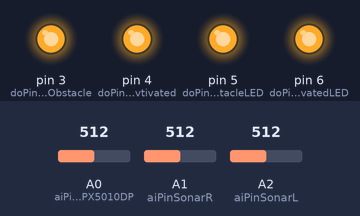
Recording of a sketch running on a simulated Arduino Uno, built with avr-gcc and run on an emulated ATmega328P. Parts: output pins drawn as LEDs (lit = HIGH). The test bench sets the inputs (shaded band); at power-on: A0 (aiPinMPX5010DP) = 512, A1 (aiPinSonarR) = 512, A2 (aiPinSonarL) = 512. Pins used as bus, display or sensor lines are not drawn.

Above: at 0.1 s.
At 2.2 s:
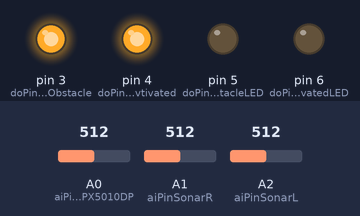
2.3 s: A0 (aiPinMPX5010DP) set to 539
3.8 s: A0 (aiPinMPX5010DP) set to 564
5.3 s: A1 (aiPinSonarR) set to 110
6.8 s: A1 (aiPinSonarR) set to 90
At 8.3 s:
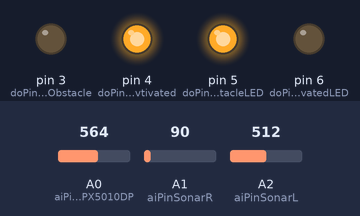
8.6 s: A0 (aiPinMPX5010DP) set to 592
10.1 s: A0 (aiPinMPX5010DP) set to 620
Timing chart, 0 to 12.6 s (numbered marks = the images above; inputs shaded):
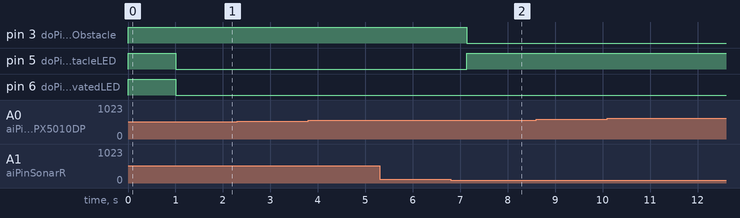

The sketch:

DistanceBumperSensor.ino
```cpp
#include "Thread.h"
#include "ThreadController.h"
#include "bumperSensor.h"
#include "MaxSonar.h"


const int doPinNearObstacle = 3;
const int doPinBumperAvtivated = 4;
const int doPinNearObstacleLED = 5;
const int doPinBumperAvtivatedLED = 6;

TMaxSonar maxSonar;
TbumperSensor bumperSensor;
ThreadController controller = ThreadController(); // Thread die vor manuellen mode laufen müssen


void setup() {
  // put your setup code here, to run once:
  Serial.begin(115200);

  bumperSensor.setup();
  bumperSensor.setInterval(10);

  maxSonar.setup();
  maxSonar.setInterval(1);

  controller.add(&bumperSensor);
  controller.add(&maxSonar);

  pinMode(doPinNearObstacle, OUTPUT);
  pinMode(doPinBumperAvtivated, OUTPUT);
  pinMode(doPinNearObstacleLED, OUTPUT);
  pinMode(doPinBumperAvtivatedLED, OUTPUT);

  // Signals low active
  digitalWrite(doPinNearObstacle, HIGH);
  digitalWrite(doPinBumperAvtivated, HIGH);

  // Test LEDs
  digitalWrite(doPinNearObstacleLED, HIGH);
  digitalWrite(doPinBumperAvtivatedLED, HIGH);
  delay(1000);
  digitalWrite(doPinNearObstacleLED, LOW);
  digitalWrite(doPinBumperAvtivatedLED, LOW);

}

void loop() {

  controller.run();

  if (bumperSensor.isBumperActivated()) {
    digitalWrite(doPinBumperAvtivated, LOW);
    digitalWrite(doPinBumperAvtivatedLED, HIGH);

  }
  else {
    digitalWrite(doPinBumperAvtivated, HIGH);
    digitalWrite(doPinBumperAvtivatedLED, LOW);
  }

  if (maxSonar.isNearObstacle()) {
    digitalWrite(doPinNearObstacle, LOW);
    digitalWrite(doPinNearObstacleLED, HIGH);
  }
  else {
    digitalWrite(doPinNearObstacle, HIGH);
    digitalWrite(doPinNearObstacleLED, LOW);
  }


  /*
    int sensorValue = analogRead(A0);
    float voltage = sensorValue * (5.0 / 1023.0);
    Serial.println(sensorValue);
    delay(500);
  */
}
```

MaxSonar.cpp
```cpp
// (licence header left out)
#include "MaxSonar.h"


const int aiPinSonarL = A2;
const int aiPinSonarR = A1;
const int doPinSonarTrig = 2;

const int threshold = 100;  // 100cm

void   TMaxSonar::setup()
{
  _NearObstacle = false;
  flagShowResults = false;
  state = 0;
  pinMode(doPinSonarTrig, OUTPUT);
  digitalWrite(doPinSonarTrig, LOW);
  sample1 = 900;
  sample2 = 900;
  timeObstDetected = 0;
};

bool TMaxSonar::isNearObstacle()
{
  return _NearObstacle;
}

 // Will be called every 1 ms
void TMaxSonar::run()
{
  unsigned long currentTime;
  int  anVoltL, anVoltR;
  runned();

  switch (state) {
    case 0 :
      // Trigger MaxSonar
      digitalWrite(doPinSonarTrig, HIGH);
      startTimeMeasurement = millis();
      state = 1;
      break;

    case 1 :
      // Set Trigger to LOW
      digitalWrite(doPinSonarTrig, LOW);
      state = 2;
      break;

    case 2 :
      //Wait until results arrived and calculate distance
      currentTime = millis();
      if ( (currentTime - startTimeMeasurement) > 200) {
        anVoltL = analogRead(aiPinSonarL);
        anVoltR = analogRead(aiPinSonarR);

        sample1 = sample2;

        if(anVoltL<anVoltR){
          sample2 = anVoltL;
        } else{
          sample2 = anVoltR;
        }

        if (flagShowResults) {
          Serial.print(anVoltL);
          Serial.print(" ");
          Serial.println(anVoltR);
        }

        if ( sample1 < threshold && sample2 < threshold) {
          _NearObstacle = true;
          timeObstDetected = currentTime;
        } else {
           if ( (currentTime - timeObstDetected) > 1000lu){ // Latch detection for 1 sec
              _NearObstacle = false;
           }
        }

        state = 0;
      }
      break;
  }

}
```

MaxSonar.h
```cpp
// (licence header left out)
#ifndef MAXSONAR_H_INCLUDED
#define MAXSONAR_H_INCLUDED

#if defined(ARDUINO) && ARDUINO >= 100
#include "arduino.h"
#else
#include "WProgram.h"
#endif

#include "Thread.h"


class TMaxSonar : public Thread
{
public:
    bool flagShowResults;
    void setup();
    virtual void run();
    bool isNearObstacle();
private:
    bool _NearObstacle;
    int state;
    unsigned long startTimeMeasurement;
    unsigned long timeObstDetected;
    int sample1;
    int sample2;


};


#endif
```

Thread.cpp
```cpp
//
//
//
#include "Thread.h"

Thread::Thread(void(*callback)(void), unsigned long _interval) {
	enabled = true;
	onRun(callback);
	//_cached_next_run = 0;
	last_run = millis();

	ThreadID = (int)this;
#ifdef USE_THREAD_NAMES
	ThreadName = "Thread ";
	ThreadName = ThreadName + ThreadID;
#endif

	setInterval(_interval);
};

void Thread::runned(unsigned long time) {
	// Saves last_run
	last_run = time;
}

void Thread::setInterval(unsigned long _interval) {
	// Save interval
	interval = _interval;
}

bool Thread::shouldRun(unsigned long time) {

	if (time - last_run >= interval) {
		return (true && enabled);
	}

	return false;
}

void Thread::onRun(void(*callback)(void)) {
	_onRun = callback;
}

void Thread::run() {
	// Update last_run
	runned();

	if (_onRun != NULL)
		_onRun();

}
```

Thread.h
```cpp
// Thread.h

/*
Thread.h - An runnable object

Thread is responsable for holding the "action" for something,
also, it responds if it "should" or "should not" run, based on
the current time;

For instructions, go to https://github.com/ivanseidel/ArduinoThread

Created by Ivan Seidel Gomes, March, 2013.
Released into the public domain.
*/

#ifndef _THREAD_h
#define _THREAD_h


#if defined(ARDUINO) && ARDUINO >= 100
	#include "arduino.h"
#else
	#include "WProgram.h"
#endif

#include <inttypes.h>


/*
Uncomment this line to enable ThreadName Strings.

It might be usefull if you are loging thread with Serial,
or displaying a list of threads...
*/
// #define USE_THREAD_NAMES 1

class Thread {
protected:
	// Desired interval between runs
	unsigned long interval;

	// Last runned time in Ms
	unsigned long last_run;

	// Scheduled run in Ms (MUST BE CACHED)
	//unsigned long _cached_next_run;

	/*
	IMPORTANT! Run after all calls to run()
	Updates last_run
	NOTE: This MUST be called if extending
	this class and implementing run() method
	*/
	void runned(unsigned long time);

	// Default is to mark it runned "now"
	void runned() { runned(millis()); }

	// Callback for run() if not implemented
	void(*_onRun)(void);

public:

	// If the current Thread is enabled or not
	bool enabled;

	// ID of the Thread (initialized from memory adr.)
	int ThreadID;

#ifdef USE_THREAD_NAMES
	// Thread Name (used for better UI).
	String ThreadName;
#endif

	Thread(void(*callback)(void) = NULL, unsigned long _interval = 0);

	// Set the desired interval for calls, and update _cached_next_run
	virtual void setInterval(unsigned long _interval);

	// Return if the Thread should be runned or not
	virtual bool shouldRun(unsigned long time);

	// Default is to check whether it should run "now"
	bool shouldRun() { return shouldRun(millis()); }

	// Callback set
	void onRun(void(*callback)(void));

	// Runs Thread
	virtual void run();
};

#endif
```

ThreadController.cpp
```cpp
//
//
//

#include "ThreadController.h"
#include "Thread.h"


ThreadController::ThreadController(unsigned long _interval) : Thread() {
	cached_size = 0;

	clear();
	setInterval(_interval);

#ifdef USE_THREAD_NAMES
	// Overrides name
	ThreadName = "ThreadController ";
	ThreadName = ThreadName + ThreadID;
#endif
}

/*
ThreadController run() (cool stuf)
*/
void ThreadController::run() {

	// ThreadController extends Thread, so we should flag as runned thread
	runned();

	// Run this thread before
	if (_onRun != NULL)
		_onRun();

	//unsigned long time = millis();
	int checks = 0;
	for (int i = 0; i < MAX_THREADS && checks <= cached_size; i++) {
		// Object exists? Is enabled? Timeout exceeded?
		if (thread[i]) {
			checks++;
			unsigned long time = millis();
			if (thread[i]->shouldRun(time)) {
				thread[i]->run();
			}
		}
	}
}


/*
List controller (boring part)
*/
bool ThreadController::add(Thread* _thread) {
	// Check if the Thread already exists on the array
	for (int i = 0; i < MAX_THREADS; i++) {
		if (thread[i] != NULL && thread[i]->ThreadID == _thread->ThreadID)
			return true;
	}

	// Find an empty slot
	for (int i = 0; i < MAX_THREADS; i++) {
		if (!thread[i]) {
			// Found a empty slot, now add Thread
			thread[i] = _thread;
			cached_size++;
			return true;
		}
	}

	// Array is full
	Serial.println("\r\nThreadController::add Array is full\r\n");
	return false;
}

void ThreadController::remove(int id) {
	// Find Threads with the id, and removes
	//bool found = false;
	for (int i = 0; i < MAX_THREADS; i++) {
		if (thread[i]->ThreadID == id) {
			thread[i] = NULL;
			cached_size--;
			return;
		}
	}
}

void ThreadController::remove(Thread* _thread) {
	remove(_thread->ThreadID);
}

void ThreadController::clear() {
	for (int i = 0; i < MAX_THREADS; i++) {
		thread[i] = NULL;
	}
	cached_size = 0;
}

int ThreadController::size(bool cached) {
	if (cached)
		return cached_size;

	int size = 0;
	for (int i = 0; i < MAX_THREADS; i++) {
		if (thread[i])
			size++;
	}
	cached_size = size;

	return cached_size;
}

Thread* ThreadController::get(int index) {
	int pos = -1;
	for (int i = 0; i < MAX_THREADS; i++) {
		if (thread[i] != NULL) {
			pos++;

			if (pos == index)
				return thread[i];
		}
	}

	return NULL;
}
```

ThreadController.h
```cpp
// ThreadController.h


/*
ThreadController.h - Controlls a list of Threads with different timings

Basicaly, what it does is to keep track of current Threads and run when
necessary.

ThreadController is an extended class of Thread, because of that,
it allows you to add a ThreadController inside another ThreadController...

For instructions, go to https://github.com/ivanseidel/ArduinoThread

Created by Ivan Seidel Gomes, March, 2013.
Released into the public domain.
*/

#ifndef _THREADCONTROLLER_h
#define _THREADCONTROLLER_h

#if defined(ARDUINO) && ARDUINO >= 100
     #include "arduino.h"
#else
     #include "WProgram.h"
#endif

#include "Thread.h"
#include "inttypes.h"

#define MAX_THREADS     5

class ThreadController : public Thread {
protected:
	Thread* thread[MAX_THREADS];
	int cached_size;
public:
	ThreadController(unsigned long _interval = 0);

	// run() Method is overrided
	virtual void run();

	// Adds a thread in the first available slot (remove first)
	// Returns if the Thread could be added or not
	bool add(Thread* _thread);

	// remove the thread (given the Thread* or ThreadID)
	void remove(int _id);
	void remove(Thread* _thread);

	// Removes all threads
	void clear();

	// Return the quantity of Threads
	int size(bool cached = true);

	// Return the I Thread on the array
	// Returns NULL if none found
	Thread* get(int index);
};

#endif
```

bumperSensor.cpp
```cpp
// (licence header left out)
#include "bumperSensor.h"

const int aiPinMPX5010DP = A0;
const int ACTIVATE_TRIGGER = 40;  // Adjust trigger sensitivity here
const int DEACTIVATE_DELTA = 20;  // Adjust restore sensitivity here

void   TbumperSensor::setup()
{
  int i;

  _bumperActivated = false;
  flagShowBumper = false;
  flagShowADCValues = false;


  for (i = 0; i < MPX5010DP_BUF_SIZE; i++) {
    int sensorValue = analogRead(aiPinMPX5010DP);
    _buf[i] =  sensorValue;
  }
};

bool TbumperSensor::isBumperActivated()
{
  return _bumperActivated;
}


void TbumperSensor::run()
{
  int i;
  int sum2 = 0;
  int sum3 = 0;
  int sum4 = 0;
  int sum5 = 0;
  int sum6 = 0;
  int sumReading = 0;

  runned();

  memcpy(&_buf[0], &_buf[1], sizeof(int) * (MPX5010DP_BUF_SIZE - 1));

  int sensorValue = analogRead(aiPinMPX5010DP);

  _buf[ MPX5010DP_BUF_SIZE - 1 ] = sensorValue;

  if (flagShowADCValues) {
    Serial.println(_buf[ MPX5010DP_BUF_SIZE - 1 ]);
  }


  // Calculate partial sum
  //=======================
  for (i = 0; i < 4; i++) {
    sum6 += _buf[i];
    //pc.printf("sum1 %f ", _buf[i]);
  }
  sum6 /= 4;


  for (i = MPX5010DP_BUF_SIZE - 32; i < MPX5010DP_BUF_SIZE - 28; i++) {
    sum5 += _buf[i];
    //pc.printf("sum4 %f ", _buf[i]);
  }
  sum5 /= 4;


  for (i = MPX5010DP_BUF_SIZE - 24; i < MPX5010DP_BUF_SIZE - 20; i++) {
    sum4 += _buf[i];
    //pc.printf("sum4 %f ", _buf[i]);
  }
  sum4 /= 4;

  for (i = MPX5010DP_BUF_SIZE - 16; i < MPX5010DP_BUF_SIZE - 12; i++) {
    sum3 += _buf[i];
    //pc.printf("sum3 %f ", _buf[i]);
  }
  sum3 /= 4;

  for (i = MPX5010DP_BUF_SIZE - 8; i < MPX5010DP_BUF_SIZE - 4; i++) {
    sum2 += _buf[i];
    //pc.printf("sum2 %f ", _buf[i]);
  }
  sum2 /= 4;

  for (i = MPX5010DP_BUF_SIZE - 3; i < MPX5010DP_BUF_SIZE; i++) {
    sumReading += _buf[i];
    //pc.printf("sumReading %f ", _buf[i]);
  }
  sumReading /= 3;


  // Check for step in function
  //=======================
  if (!_bumperActivated) {

    if (sumReading - sum2 > ACTIVATE_TRIGGER) {
      _bumperActivated = true;
      if (flagShowBumper) {
        Serial.print(F("reading-2: "));
        Serial.print(sumReading);
        Serial.print(F("-"));
        Serial.print(sum2);
        Serial.println();
      }
    }
    if (sumReading - sum3 > ACTIVATE_TRIGGER) {
      _bumperActivated = true;
      if (flagShowBumper) {
        Serial.print(F("reading-3: "));
        Serial.print(sumReading);
        Serial.print(F("-"));
        Serial.print(sum3);
        Serial.println();
      }
    }
    if (sumReading - sum4 > ACTIVATE_TRIGGER) {
      _bumperActivated = true;
      if (flagShowBumper) {
        Serial.print(F("reading-4: "));
        Serial.print(sumReading);
        Serial.print(F("-"));
        Serial.print(sum4);
        Serial.println();
      }
    }
    if (sumReading - sum5 > ACTIVATE_TRIGGER) {
      _bumperActivated = true;
      if (flagShowBumper) {
        Serial.print(F("reading-5: "));
        Serial.print(sumReading);
        Serial.print(F("-"));
        Serial.print(sum5);
        Serial.println();
      }
    }

    if (sumReading - sum6 > ACTIVATE_TRIGGER) {
      _bumperActivated = true;
      if (flagShowBumper) {
        Serial.print(F("reading-6: "));
        Serial.print(sumReading);
        Serial.print(F("-"));
        Serial.print(sum6);
        Serial.println();
      }
    }

    // calculate deactivate threshold out of sumReading
    if (_bumperActivated) {
      /*
      _deactivateThreshold = sum6;

      if (sum2 < _deactivateThreshold)
        _deactivateThreshold = sum2;

      if (sum3 < _deactivateThreshold)
        _deactivateThreshold = sum3;

      if (sum4 < _deactivateThreshold)
        _deactivateThreshold = sum4;

      if (sum5 < _deactivateThreshold)
        _deactivateThreshold = sum5;

      _deactivateThreshold += DEACTIVATE_DELTA;
      */
      _deactivateThreshold = sumReading - DEACTIVATE_DELTA;

      if (flagShowBumper) {
        Serial.print(F("_deactivateThreshold: "));
        Serial.print(_deactivateThreshold);
        Serial.println();
        for (i = 0; i < MPX5010DP_BUF_SIZE; i++) {
          Serial.print(_buf[i]); Serial.print(F(" "));
        }
        Serial.println();
        //Serial.println(F("\r\n#######\r\n"));
      }
    }
  } //if (!_bumperActivated)
  else {
    if (sumReading < _deactivateThreshold) {
      _bumperActivated = false;
      if (flagShowBumper) {
        Serial.print(F("reading-deacThreshold:"));
        Serial.print(sumReading);
        Serial.print(F("-"));
        Serial.print(_deactivateThreshold);
        Serial.println();
        Serial.println(F("\r\n#######\r\n"));
      }
      // Reset array to new measured value because current values are bumper pressed values
      for (i = 0; i < MPX5010DP_BUF_SIZE - 2; i++) {
        _buf[i] = sumReading;
      }
    }

  }


  //pc.printf("#######\r\n");
};
```

bumperSensor.h
```cpp
// (licence header left out)
#ifndef MPX5010DP_H_INCLUDED
#define MPX5010DP_H_INCLUDED

#if defined(ARDUINO) && ARDUINO >= 100
#include "arduino.h"
#else
#include "WProgram.h"
#endif

#include "Thread.h"

#define MPX5010DP_BUF_SIZE 50  // Bei 10ms Intervall sind dies 500ms die zurueckgeguckt werden

class TbumperSensor : public Thread
{
public:
    bool flagShowBumper;
    bool flagShowADCValues;
    void setup();
    virtual void run();
    bool isBumperActivated();
private:
    bool _bumperActivated;
    int _deactivateThreshold;
    int _buf[MPX5010DP_BUF_SIZE];

};


#endif
```

Measured:
- the behaviour switches between 100 and 99 on A1 (aiPinSonarR) (found by bisection; images 1 and 2)
- after the input at 2.3 s, every drawn part: stays the same
- after the input at 3.8 s, every drawn part: stays the same
- after the input at 5.3 s, every drawn part: stays the same
- after the input at 6.8 s, pin 3 (doPinNearObstacle): HIGH → LOW after 0.34 s; pin 5 (doPinNearObstacleLED): LOW → HIGH after 0.34 s
- after the input at 8.6 s, every drawn part: stays the same
- after the input at 10.1 s, every drawn part: stays the same
